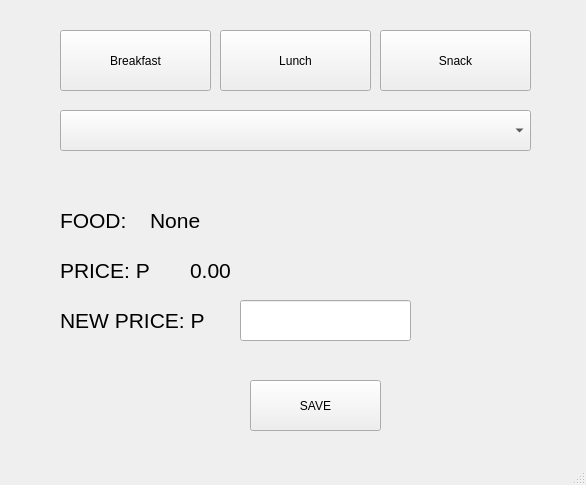
<?xml version="1.0" encoding="UTF-8"?>
<ui version="4.0">
 <class>changePrice</class>
 <widget class="QMainWindow" name="changePrice">
  <property name="geometry">
   <rect>
    <x>0</x>
    <y>0</y>
    <width>586</width>
    <height>485</height>
   </rect>
  </property>
  <property name="windowTitle">
   <string>Change Item Price</string>
  </property>
  <widget class="QWidget" name="centralwidget">
   <widget class="QPushButton" name="save_price">
    <property name="geometry">
     <rect>
      <x>250</x>
      <y>380</y>
      <width>131</width>
      <height>51</height>
     </rect>
    </property>
    <property name="text">
     <string>SAVE</string>
    </property>
   </widget>
   <widget class="QPushButton" name="chngPrc_bfastBtn">
    <property name="geometry">
     <rect>
      <x>60</x>
      <y>30</y>
      <width>151</width>
      <height>61</height>
     </rect>
    </property>
    <property name="text">
     <string>Breakfast</string>
    </property>
   </widget>
   <widget class="QPushButton" name="chngPrc_lunchBtn">
    <property name="geometry">
     <rect>
      <x>220</x>
      <y>30</y>
      <width>151</width>
      <height>61</height>
     </rect>
    </property>
    <property name="text">
     <string>Lunch</string>
    </property>
   </widget>
   <widget class="QPushButton" name="chngPrc_snackBtn">
    <property name="geometry">
     <rect>
      <x>380</x>
      <y>30</y>
      <width>151</width>
      <height>61</height>
     </rect>
    </property>
    <property name="text">
     <string>Snack</string>
    </property>
   </widget>
   <widget class="QComboBox" name="chngPrc_menuCombo">
    <property name="geometry">
     <rect>
      <x>60</x>
      <y>110</y>
      <width>471</width>
      <height>41</height>
     </rect>
    </property>
   </widget>
   <widget class="QLabel" name="label">
    <property name="geometry">
     <rect>
      <x>60</x>
      <y>260</y>
      <width>121</width>
      <height>21</height>
     </rect>
    </property>
    <property name="font">
     <font>
      <pointsize>16</pointsize>
     </font>
    </property>
    <property name="text">
     <string>PRICE: P</string>
    </property>
   </widget>
   <widget class="QLabel" name="chngPrc_currentPrice">
    <property name="geometry">
     <rect>
      <x>190</x>
      <y>260</y>
      <width>121</width>
      <height>21</height>
     </rect>
    </property>
    <property name="font">
     <font>
      <pointsize>16</pointsize>
     </font>
    </property>
    <property name="text">
     <string>0.00</string>
    </property>
   </widget>
   <widget class="QLabel" name="label_3">
    <property name="geometry">
     <rect>
      <x>60</x>
      <y>310</y>
      <width>181</width>
      <height>21</height>
     </rect>
    </property>
    <property name="font">
     <font>
      <pointsize>16</pointsize>
     </font>
    </property>
    <property name="text">
     <string>NEW PRICE: P</string>
    </property>
   </widget>
   <widget class="QLineEdit" name="chngPrc_newPrice">
    <property name="geometry">
     <rect>
      <x>240</x>
      <y>300</y>
      <width>171</width>
      <height>41</height>
     </rect>
    </property>
    <property name="font">
     <font>
      <pointsize>12</pointsize>
     </font>
    </property>
   </widget>
   <widget class="QLabel" name="label_2">
    <property name="geometry">
     <rect>
      <x>60</x>
      <y>210</y>
      <width>81</width>
      <height>21</height>
     </rect>
    </property>
    <property name="font">
     <font>
      <pointsize>16</pointsize>
     </font>
    </property>
    <property name="text">
     <string>FOOD: </string>
    </property>
   </widget>
   <widget class="QLabel" name="food_lbl">
    <property name="geometry">
     <rect>
      <x>150</x>
      <y>200</y>
      <width>381</width>
      <height>41</height>
     </rect>
    </property>
    <property name="font">
     <font>
      <pointsize>16</pointsize>
     </font>
    </property>
    <property name="text">
     <string>None</string>
    </property>
   </widget>
  </widget>
  <widget class="QMenuBar" name="menubar">
   <property name="geometry">
    <rect>
     <x>0</x>
     <y>0</y>
     <width>586</width>
     <height>26</height>
    </rect>
   </property>
  </widget>
  <widget class="QStatusBar" name="statusbar"/>
 </widget>
 <resources/>
 <connections/>
</ui>
